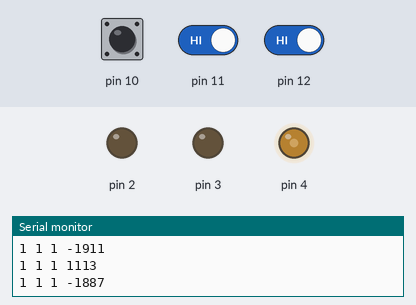
Recording of a sketch running on a simulated Arduino Uno, built with avr-gcc and run on an emulated ATmega328P. Shown: output pins drawn as LEDs (lit = HIGH), the last lines printed to the serial monitor. Dashed ring = blinking. The test bench sets the inputs (shaded band); at power-on: pin 12 HIGH, pin 10 HIGH, pin 11 HIGH.

Above: at 1.2 s.
1.3 s: pin 12 driven LOW
2.8 s: pin 10 pulled LOW for 1 s
At 4.7 s:
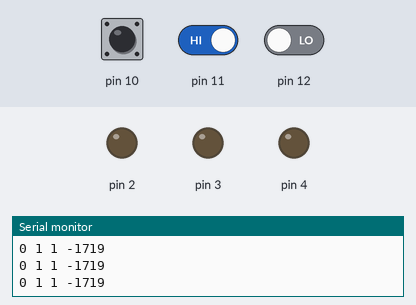
5.3 s: pin 11 driven LOW
At 6.2 s:
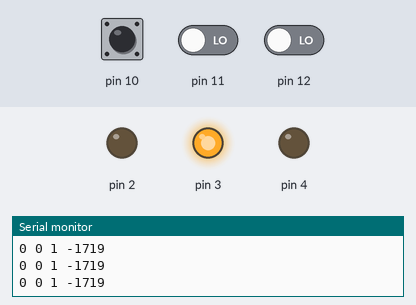
6.8 s: pin 10 pulled LOW for 0.15 s
At 8.1 s:
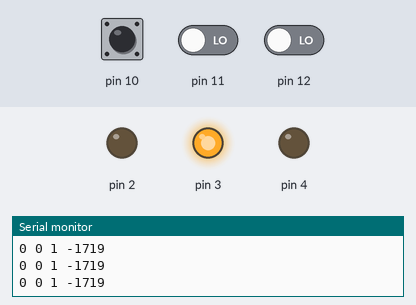
8.4 s: pin 12 driven HIGH
At 8.57 s:
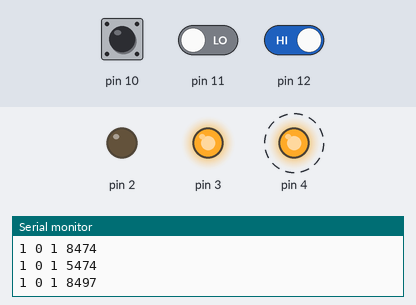
11.4 s: pin 11 driven HIGH
At 12.17 s:
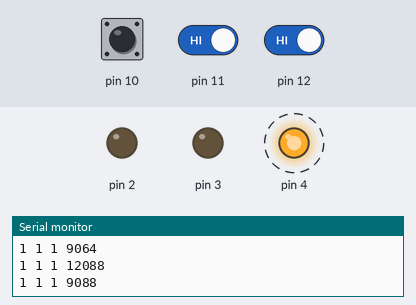
Timing chart, 0 to 15.4 s (numbered marks = the images above; inputs shaded):
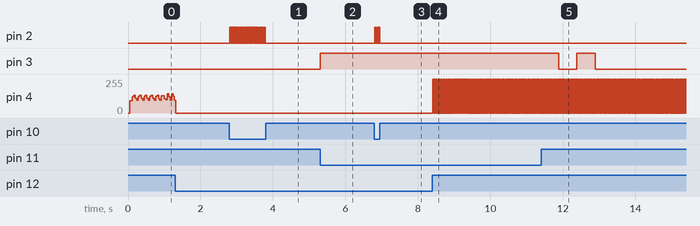

The sketch:

Blink.ino
```cpp
int button1 = 0;

int button2 = 0;

int button3 = 0;
int lastbutton1;
long lastdebounce1 = 0;
long lastdebounce3 = 0;
int lastbutton3;
long leddelay = 3000;
long led1 = -3000;
long led2 = -2000;
long led3 = -3000;
long led2delay = 2000;
long lastled1 = 0;
long lastled3 = 0;
long debouncedelay = 250;
long time1 = 0;
long button1time = 0;
void setup()
{

Serial.begin(9600);
  pinMode(12, INPUT);
  pinMode(11, INPUT);
  pinMode(10, INPUT_PULLUP);
  pinMode(4, OUTPUT);
  pinMode(3, OUTPUT);
  pinMode(2, OUTPUT);
}

void loop()
{
  time1 = millis()-led1;

  button1 = digitalRead(12);
  button2 = digitalRead(11);
  button3 = digitalRead(10);
  ///////////////////////////////////////////////////////


  //////////////////////////////////////////
  int reading1 = button1;
    if(reading1 != lastbutton1){
      lastdebounce1 = millis();
    }
  if(millis()-lastdebounce1>debouncedelay){
    if(reading1 != button1){
      button1 = reading1;
    }
  }
 int reading3 = button3;
    if(reading3 != lastbutton3){
      lastdebounce3 = millis();
    }
  if(millis()-lastdebounce3>debouncedelay){
    if(reading3 != button3){
      button3 = reading3;
    }
  }

  if(digitalRead(4)== HIGH){
    if(button1 == LOW){
    lastled1 = millis();
    }
  }
  if (button1 == HIGH) {
    if(digitalRead(4)==LOW){
    led1= millis();
    }
  }

  if(digitalRead(4)==HIGH &&button1 == HIGH ){
    led1-=3000;

    }
  if(millis()-led1<leddelay){
    digitalWrite(4, HIGH);

  }else{
    digitalWrite(4, LOW);

  }
  ///////////////////////////////////////////////////////
  if(button2 == LOW&&digitalRead(4)==LOW&&digitalRead(2)==LOW){
    led2=millis();

  }

  if(millis()-led2<led2delay){
     if(millis()-led2>=0&&millis()-led2<500){
       digitalWrite(3,HIGH);
     }else if(millis()-led2>=500&&millis()-led2<1000){
       digitalWrite(3,LOW);
     }else if(millis()-led2>=1000&&millis()-led2<1500){
       digitalWrite(3,HIGH);
     }else{
     digitalWrite(3,LOW);
  }
    }
  ///////////////////////////////////////////////////////
 /* if (button3 == LOW&&digitalRead(4)==LOW) {

    led3= millis();
  }
  if(millis()-led3<leddelay){
    digitalWrite(2, HIGH);
  }else{
    digitalWrite(2, LOW);
  }
  if(digitalRead(2)==LOW &&button1 == LOW && millis()-lastled1 >bouncedelay){
    led3-=3000;

    }*/
   ////////////////////////////////////
    if(digitalRead(4)== HIGH){
    if(button1 == HIGH){
    lastled3 = millis();
    }
  }
  if (button3 == LOW&&digitalRead(4)==LOW) {
    if(digitalRead(2)==LOW){
    led3= millis();
    }
  }

  if(digitalRead(2)==HIGH &&button3 == LOW /*&& millis()-lastled1 >bouncedelay*/){
    led3-=3000;

    }
  if(millis()-led3<leddelay){
    digitalWrite(2, HIGH);

  }else{
    digitalWrite(2, LOW);

  }
 /////////////////////////////////////
  Serial.print(button1);
  Serial.print(" ");
  Serial.print(button2);
  Serial.print(" ");
  Serial.print(button3);
  Serial.print(" ");
  Serial.print(led1);

  Serial.print("\n");

 ////////////////////////////////////

  //////////////////////////////////


  /*if (button1 == HIGH) {
    digitalWrite(4, HIGH);
  } else {
    digitalWrite(4, LOW);
  }*/
  /*if (button2 == LOW) {
    digitalWrite(3, HIGH);
  } else {
    digitalWrite(3, LOW);
  }*/
  /*if (button3 == LOW) {
    digitalWrite(2, HIGH);
  } else {
    digitalWrite(2, LOW);
  }*/

}
```

Measured:
- after the input at 2.8 s, pin 2: alternates HIGH for 0.01 s and LOW for 0.01 s, 80 changes in all, then stays LOW, starting at once
- after the input at 5.3 s, pin 3: LOW → HIGH at once
- after the input at 6.8 s, pin 2: alternates HIGH for 0.01 s and LOW for 0.01 s, 12 changes in all, then stays LOW, starting at once
- after the input at 8.4 s, pin 4: alternates 255/255 for 0.01 s and 0/255 for 0.01 s, starting at once
- after the input at 11.4 s, pin 3: HIGH → LOW after 0.49 s, → HIGH 0.50 s later, → LOW 0.50 s later
